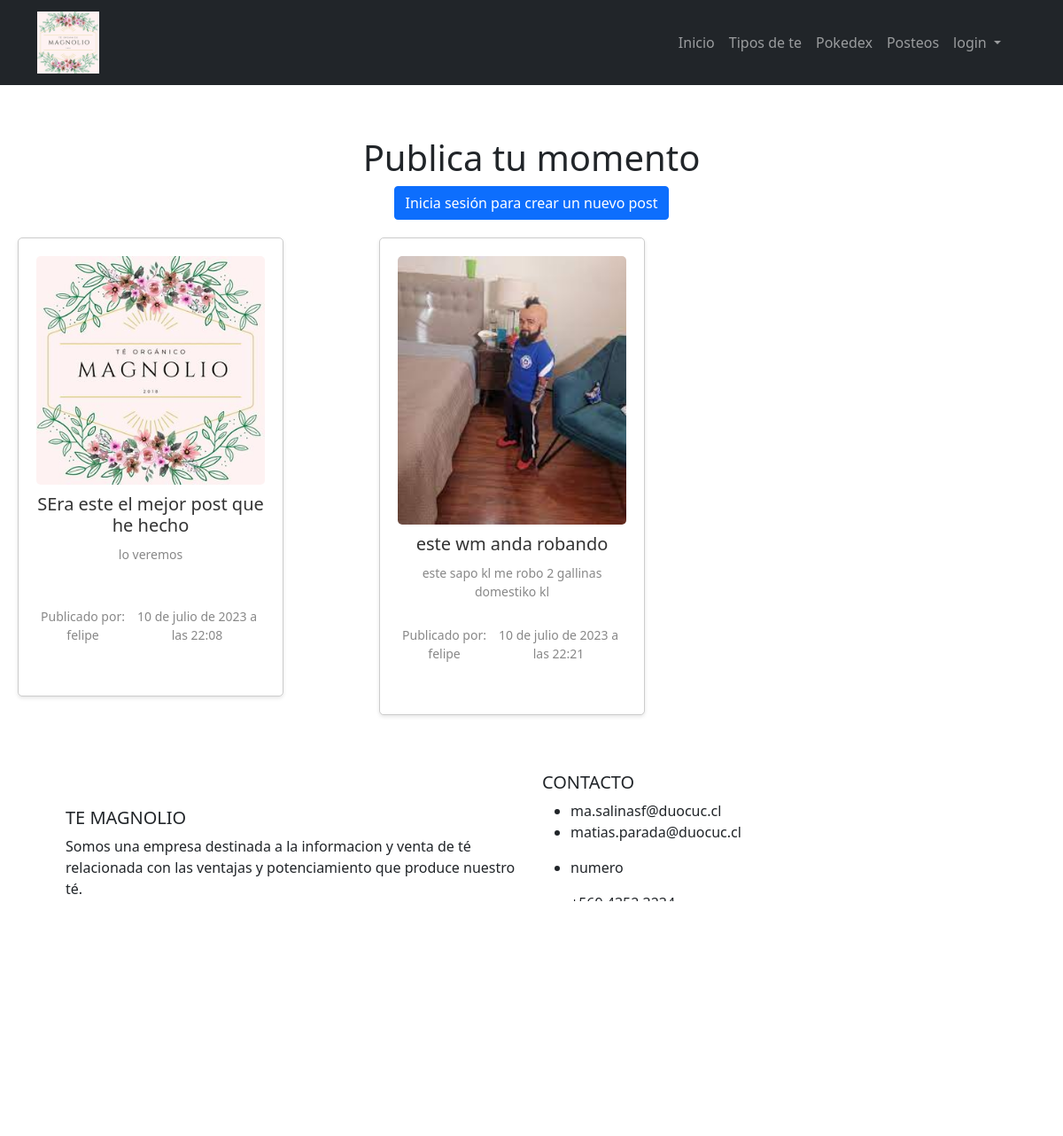
Page /post/ on the committed database.
### app/models.py (models this page shows, shortened)
class Post(models.Model):
    autor = models.ForeignKey(User, on_delete=models.CASCADE)
    fecha_Post = models.DateTimeField(auto_now_add=True)
    foto = models.ImageField(upload_to='post_photos/')
    titulo =    models.TextField()
    comentario = models.TextField()

### app/views.py (the view)
# urls.py: path('post/', views.listar_post, name='listar'),
def listar_post(request):
    posts = Post.objects.all()
    return render(request, "post/postListar.html", {'posts': posts})

### templates/post/postListar.html (shortened to what this page needs)
{% extends 'base.html' %}
{% load static %}
{% block content %}
{% if not user.is_authenticated %}
  <h1 id="listar">Publica tu momento</h1>
  <div class="text-center">
    <a href="{% url 'login' %}" class="btn btn-primary">Inicia sesión para crear un nuevo post</a>
  </div>
{% else %}
  <h1 id="listar">Publica tu momento</h1>
  <div class="text-center">
    <a href="{% url 'agregar' %}" class="btn btn-primary">Crear nuevo post</a>
  </div>
{% endif %}
{% if posts %}
  <div class="row">
    {% for post in posts %}
    <div class="col-md-4">
      <div class="post-card" id="post-{{ post.id }}">
        <img src="{{ post.foto.url }}" alt="Foto" id="foto-{{ post.id }}">
        <h2 id="titulo-{{ post.id }}">{{ post.titulo }}</h2>
        <p id="comentario-{{ post.id }}">{{ post.comentario }}</p>
        <div class="post-info">
          <p>Publicado por: <span id="autor-{{ post.id }}">{{ post.autor.username }}</span></p>
          <p id="fecha-post-{{ post.id }}">{{ post.fecha_Post }}</p>
        </div>
      </div>
    </div>
    {% endfor %}
  </div>
{% else %}
  <p id="no-posts">No hay posts.</p>
{% endif %}
{% endblock %}

### templates/base.html (shortened to what this page needs)
{% load static %}
{% load sweetify %}
<!doctype html>
<html lang="en">
  <head>
     <link rel="stylesheet" href="https://cdn.jsdelivr.net/npm/sweetalert2@11/dist/sweetalert2.min.css">
    <link rel="stylesheet" href="https://cdn.jsdelivr.net/npm/bootstrap@4.0.0/dist/css/bootstrap.min.css">
    <link rel="stylesheet" href="{% static 'css/style.css' %}">
    <link href="https://cdn.jsdelivr.net/npm/bootstrap@5.0.2/dist/css/bootstrap.min.css" rel="stylesheet"
>
  </head>
  <header class="header" id="header">
    <nav class="navbar navbar-dark bg-dark navbar-expand-md fixed-top mb-5">
      <div class="container">
        <a href="#" class="navbar-brand p-0" id="logo-principal">
            <img src="{% static 'img/logo.jpg' %}" width ="70" height="auto" alt="logo-principal">
        </a>
        <div class="collapse navbar-collapse" id="menu-principal">
          <ul class="navbar-nav ms-auto">
              <li class="nav-item"><a href="/index" class="nav-link">Inicio</a></li>
              <li class="nav-item"><a href="/tipos_te" class="nav-link">Tipos de te</a></li>
              <li class="nav-item"><a href="/pokedex" class="nav-link">Pokedex</a></li>
              <li class="nav-item"><a href="/post/" class="nav-link">Posteos</a></li>
              {% if user.is_authenticated  %}
                {% if user.is_superuser %}
                  <li class="nav-item dropdown" >
                    <a class="nav-link dropdown-toggle" href="#" id="navbarDropdown" role="button" data-toggle="dropdown" aria-haspopup="true" aria-expanded="false">
                      admin {{user.username}}
                    </a>
                    <div class="dropdown-menu" aria-labelledby="navbarDropdown">
                      <a class="dropdown-item" href="/admin/">django admin</a>
                      <a class="dropdown-item" href="#">usuarios</a>
                      <div class="dropdown-divider"></div>
                      <a class="dropdown-item" href="/logout">Cerrar sesion</a>
                    </div>
                {% else %}
                <li class="nav-item dropdown" >
                  <a class="nav-link dropdown-toggle" href="#" id="navbarDropdown" role="button" data-toggle="dropdown" aria-haspopup="true" aria-expanded="false">
                    {{user.username}}
                  </a>
                  <div class="dropdown-menu" aria-labelledby="navbarDropdown">
                    <div class="dropdown-divider"></div>
                    <a class="dropdown-item" href="/logout">Cerrar sesion</a>
                  </div>
                {% endif %}
            {% else %}
            <li class="nav-item dropdown" >
              <a class="nav-link dropdown-toggle" href="#" id="navbarDropdown" role="button" data-toggle="dropdown" aria-haspopup="true" aria-expanded="false">
                login
              </a>
            {% endif %}
          </ul>
        </div>
      </div>
    </nav>
    </header>
    <br>
    <br>
    <br>
    <br>
    <br>
    <br>
  <body>
  {% block content %}
  {% endblock %}
  </body>
  <footer>
    <div class="container p-4">
      <div class="row">
        <div class="col-lg-6 col-md-12 mb-4 mb-md-0">
          <h5 class="text-uppercase">te magnolio</h5>
          <p>
            Somos una empresa destinada a la informacion y venta de té relacionada con las ventajas y potenciamiento
            que produce nuestro té.
          </p>
        </div>
        <div class="col-lg-6 col-md-12 mb-4 mb-md-0">
          <h5 class="text-uppercase">contacto</h5>
          <div>
            <ul class="contactos">
              <li>ma.salinasf@duocuc.cl</li>
              <li>matias.parada@duocuc.cl<blockquote></blockquote>
              </li>
              <li>numero<blockquote></blockquote>
              </li>
              <li> +569 4352 3234</li>
              <li>+569 7345 2537 </li>
            </ul>
          </div>
        </div>
        <div class="container pt-4 text-center">
          <div class="mb-4">
            <div class="redes">
                <ul class="inline-list">
                <li class="logoFacebook">
                  <a href="https://web.facebook.com"><img src="{% static 'img/facebook.png' %}" alt="..."
                      style="width: 20px;height:20px"></a>
                </li>
                <li class="logoInstagram">
                  <a href="https://www.instagram.com"><img src="{% static 'img/logo_wasap.png' %}" alt="..."
                      style="width: 20px;height:20px"></a>
                </li>
                <li class="logoWsp">
                  <a href="https://wa.me/934853010"><img src="{% static 'img/logo_insta.png' %}" alt="..."
                      style="width: 20px;height:20px"></a>
                </li>
              </ul>
            </div>
          </div>
        </div>
        <div class="text-center p-3" style="background-color: rgba(0, 0, 0, 0.2);">
          <a class="text-dark" href="https://mdbootstrap.com/">matias y asociados</a>
        </div>
      </div>
    </div>
</footer>
</html>

### static/css/style.css (style rules this page uses)
.header { display: flex; justify-content: space-between; align-items: center; height: 85px; padding: 5px 10%; background-color: rgb(241, 2, 2); }
.redes { list-style-type: none; padding: 0; margin: 0; }
.redes li { display: inline; margin-right: 10px; }
body { display: flex; flex-direction: column; align-items: stretch; justify-content: stretch; height: 100vh; margin: 0; }
.container { flex: 1; display: flex; flex-wrap: wrap; align-items: stretch; justify-content: stretch; }
.container > div { flex: 1; display: flex; align-items: center; justify-content: center; padding: 20px; }
img { max-width: 100%; height: auto; }

### templates/post/postListar.html (style rules this page uses)
#listar { text-align:center; }
.post-card { width: 300px; margin: 20px; padding: 20px; border: 1px solid #ccc; border-radius: 5px; box-shadow: 0 2px 4px rgba(0, 0, 0, 0.1); background-color: #fff; text-align: center; }
.post-card img { width: 100%; height: auto; margin-bottom: 10px; border-radius: 5px; }
.post-card h2 { font-size: 20px; margin-bottom: 10px; color: #333; }
.post-card p { font-size: 14px; color: #888; margin-bottom: 10px; height: 60px; overflow: hidden; }
.post-card .post-info { display: flex; justify-content: space-between; align-items: center; margin-bottom: 10px; }

### rows in the picture
Post: foto (picture), titulo "SEra este el mejor post que he hecho", comentario "lo veremos", autor.username "felipe", fecha_Post "10 de julio de 2023 a las 22:08"
Post: foto (picture), titulo "este wm anda robando", comentario "este sapo kl me robo 2 gallinas domestiko kl", autor.username "felipe", fecha_Post "10 de julio de 2023 a las 22:21"
